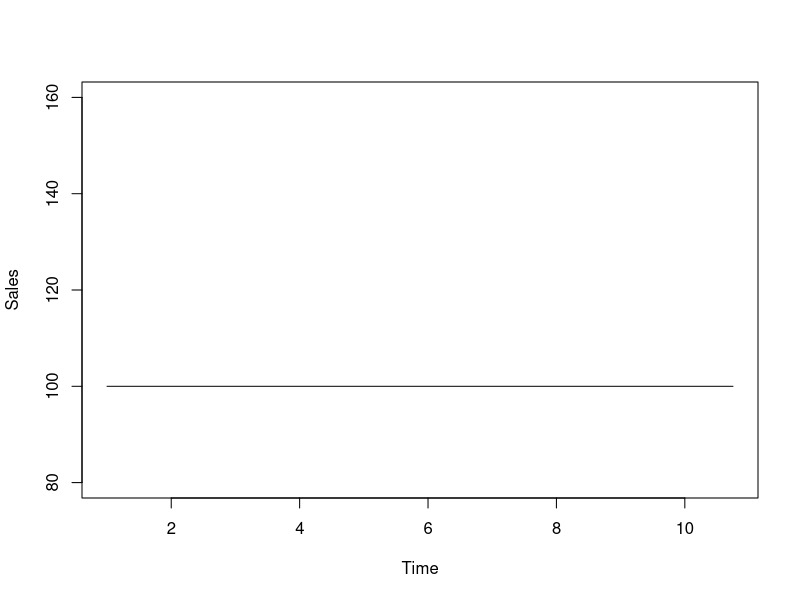
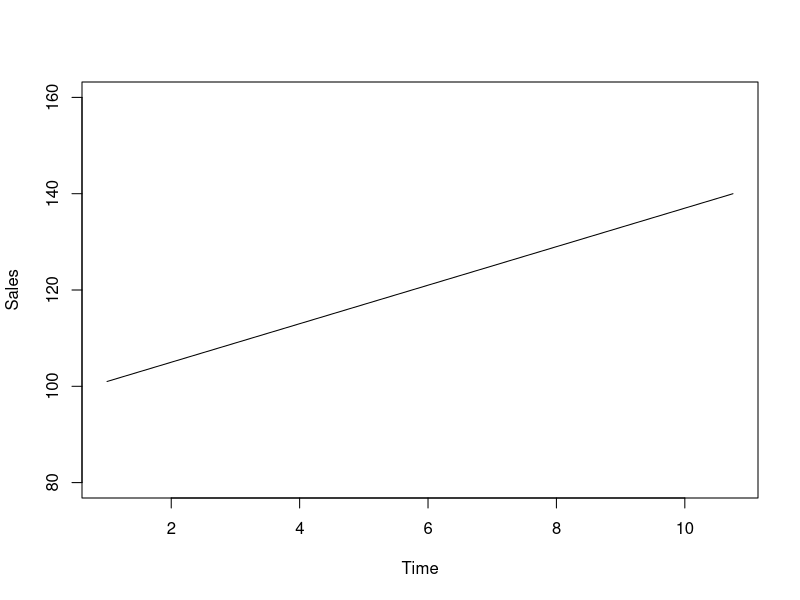
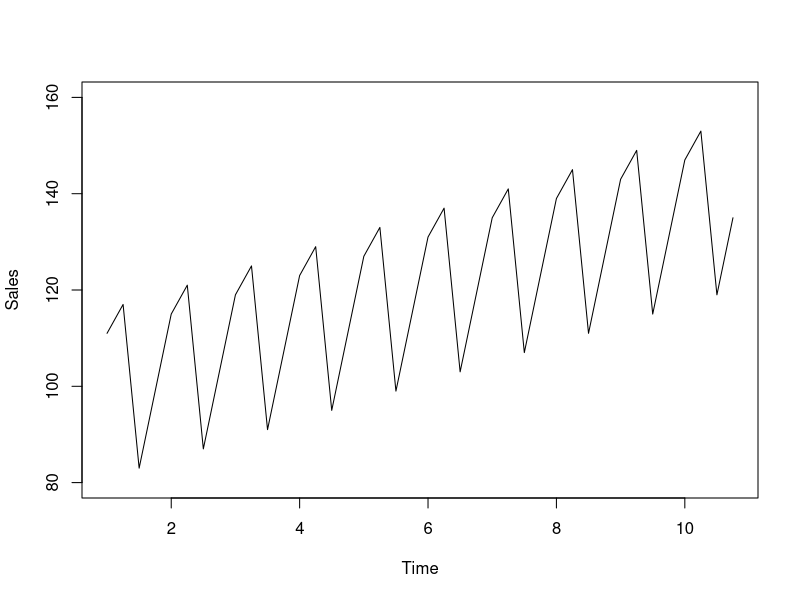
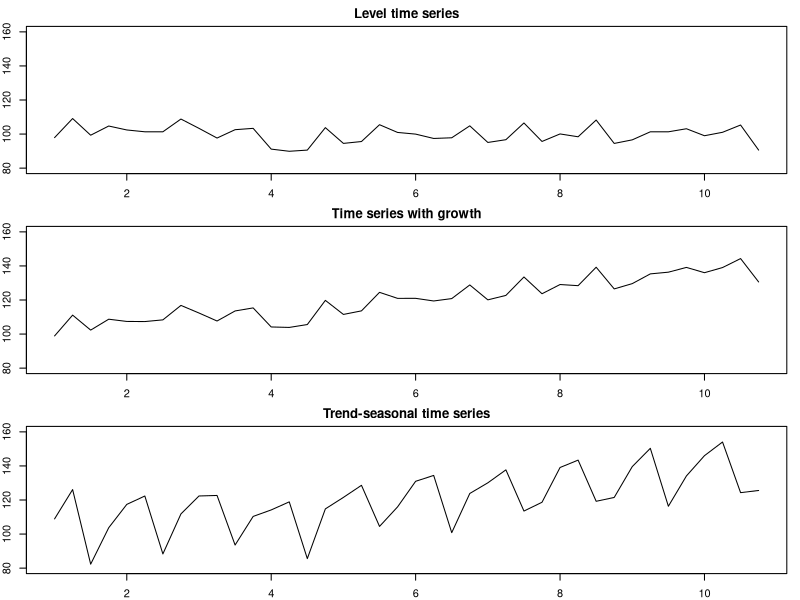
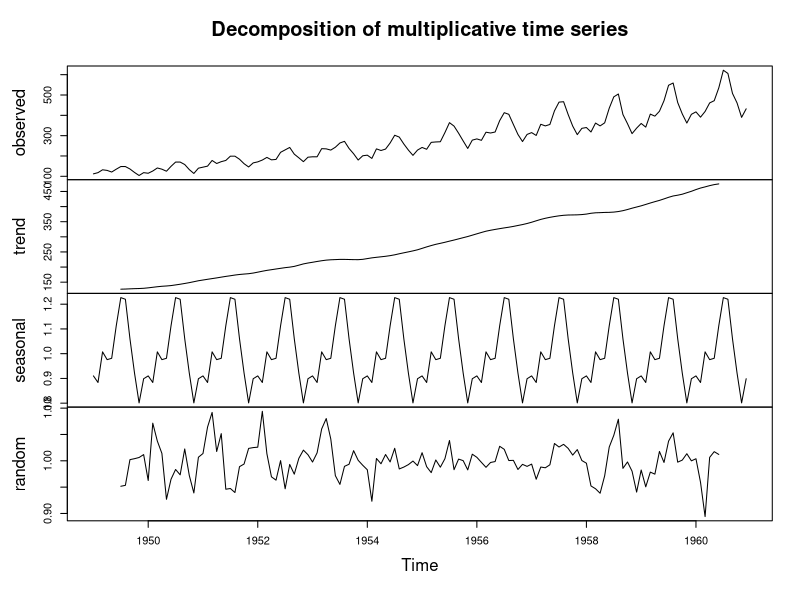
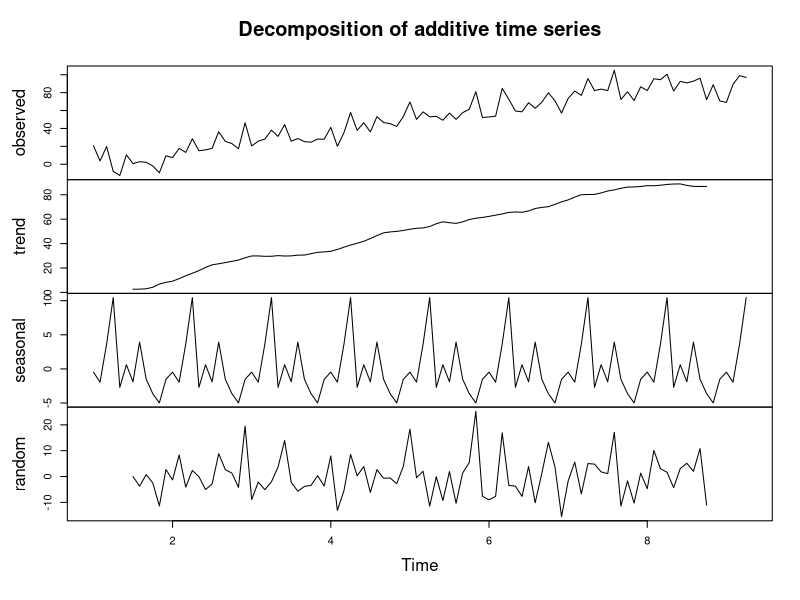

Here is the R script that generated these plots, in order: (Note: this script raises an error after producing the figures.)
## ---- chunk 1
level <- rep(100,40)
plot(ts(level, frequency=4),
     type="l", xlab="Time", ylab="Sales", ylim=c(80,160))
## ---- chunk 2
growth <- c(1:40)
plot(ts(level+growth, frequency=4),
     type="l", xlab="Time", ylab="Sales", ylim=c(80,160))
## ---- chunk 3
seasonal <- rep(c(10,15,-20,-5),10)
plot(ts(level+growth+seasonal, frequency=4),
     type="l", xlab="Time", ylab="Sales", ylim=c(80,160))
## ---- chunk 4
par(mfcol=c(3,1),mar=c(2,2,2,1))
error <- rnorm(40,0,5)
plot(ts(level+error, frequency=4),
     type="l", xlab="Time", ylab="Sales", ylim=c(80,160), main="Level time series")
plot(ts(level+growth+error, frequency=4),
     type="l", xlab="Time", ylab="Sales", ylim=c(80,160), main="Time series with growth")
plot(ts(level+growth+seasonal+error, frequency=4),
     type="l", xlab="Time", ylab="Sales", ylim=c(80,160), main="Trend-seasonal time series")
## ---- chunk 5
ourDecomposition <- decompose(AirPassengers,
                              type="multiplicative")
plot(ourDecomposition)
## ---- chunk 6
y <- ts(c(1:100)+rnorm(100,0,10),frequency=12)
ourDecomposition <- decompose(y, type="additive")
plot(ourDecomposition)
## ---- chunk 7
y <- sim.sma(1, 120)
testModel <- sma(y, order=1,
                 h=10, holdout=TRUE)
plot(testModel, 7, main="")
## ---- chunk 8
y <- rnorm(120, 100, 10)
testModel <- es(y, "ANN", persistence=0,
                 h=10, holdout=TRUE)
plot(testModel, 7, main="")
## ---- chunk 9
y <- sim.sma(10,120)
par(mfcol=c(2,2), mar=c(2,2,2,1))
# SMA(1)
testModel <- sma(y$data, order=1,
                 h=10, holdout=TRUE)
plot(testModel, 7, main=testModel$model)
# SMA(10)
testModel <- sma(y$data, order=10,
                 h=10, holdout=TRUE)
plot(testModel, 7, main=testModel$model)
# SMA(20)
testModel <- sma(y$data, order=20,
                 h=10, holdout=TRUE)
plot(testModel, 7, main=testModel$model)
# SMA(110)
testModel <- sma(y$data, order=110,
                 h=10, holdout=TRUE)
plot(testModel, 7, main=testModel$model)
## ---- chunk 10
y <- sim.ssarima(orders=list(i=1), lags=1, obs=120,
                 constant=10)
testModel <- msarima(y, orders=list(i=1), constant=TRUE,
                     h=10, holdout=TRUE)
plot(testModel, 7, main="")
## ---- chunk 11
xreg <- data.frame(y=rnorm(120, 10+5*c(1:120), 10))
testModel <- alm(y~trend, xreg, subset=c(1:100))
testModel |>
  forecast(tail(xreg, 20), h=20) |>
  plot(main="")
## ---- chunk 12
y <- sim.ssarima(orders=list(i=1), lags=4,
                 obs=120, sd=50)
testModel <- msarima(y, orders=list(i=1), lags=4,
                     h=10, holdout=TRUE)
plot(testModel, 7, main="")
## ---- chunk 13
par(mfcol=c(3,1), mar=c(2,2,3,1))
ourModel <- es(y, model="ANN", h=10, persistence=0.1)
plot(ourModel, 7, main=paste0("SES with alpha=",
                              ourModel$persistence))
ourModel <- es(y, model="ANN", h=10, persistence=0.3)
plot(ourModel, 7, main=paste0("SES with alpha=",
                              ourModel$persistence))
ourModel <- es(y, model="ANN", h=10, persistence=0.5)
plot(ourModel, 7, main=paste0("SES with alpha=",
                              ourModel$persistence))
## ---- chunk 14
ourModel <- es(y, model="ANN", h=10, loss="MSE")
plot(ourModel, 7, main=paste0("SES with alpha=",
                              round(ourModel$persistence,3)))
